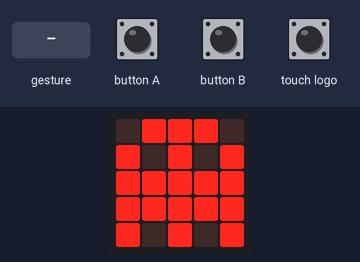
Simulated run of this program. Board: BBC micro:bit (MakeCode). Shown: the board's 5×5 LED display. The inputs (shaded band) are chosen by the test bench. Random numbers come from a fixed seed; a tilt is held for 1.5 s and a shake lasts 1 s, then the board lies face up again.

Above: at 1.6 s.
1.7 s: button A pressed for 0.15 s
At 3.0 s:
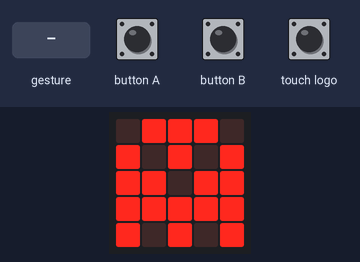
3.3 s: button B pressed for 0.15 s
At 4.6 s:
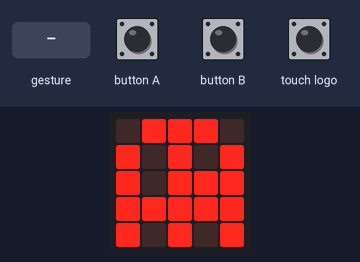
4.9 s: gesture 'shake'
At 6.3 s:
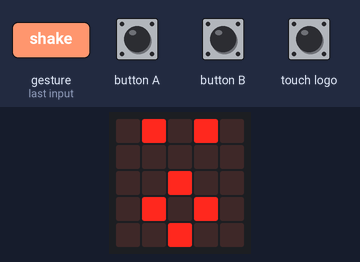
6.6 s: touch logo pressed for 0.15 s
At 7.5 s:
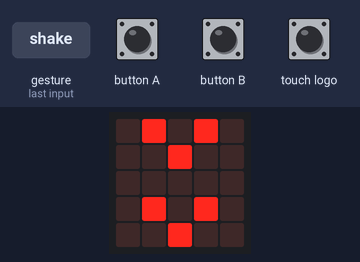
8.2 s: button A pressed for 0.15 s
At 8.8 s:
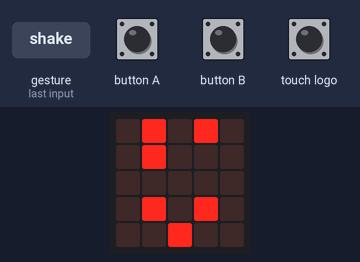
9.8 s: button A pressed for 0.15 s
At 11.2 s:
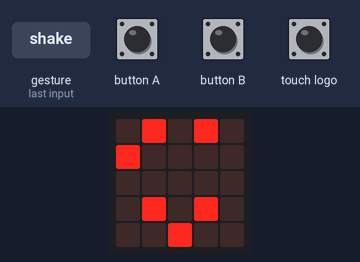
Timing chart, 0 to 12.4 s (numbered marks = the images above; inputs shaded):
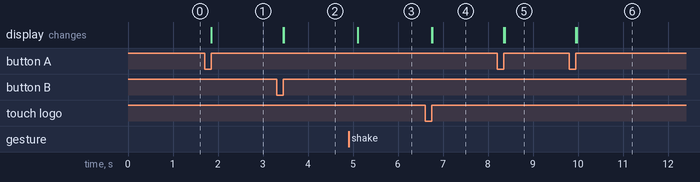

Measured:
- after the input at 1.7 s, the display: changes after 0.15 s (image 1)
- after the input at 3.3 s, the display: first changes after 0.15 s (image 2 shows a later state)
- after the input at 4.9 s, the display: changes after 0.20 s (image 3)
- after the input at 6.6 s, the display: first changes after 0.15 s (image 4 shows a later state)
- after the input at 8.2 s, the display: first changes after 0.15 s (image 5 shows a later state)
- after the input at 9.8 s, the display: first changes after 0.15 s (image 6 shows a later state)

The program:

main.ts
```typescript
function startGame () {
    chosenImage = shapes._pickRandom()
    chosenImage.showImage(0)
    x = 2
    y = 2
}
input.onButtonPressed(Button.A, function () {
    if (x > 0) {
        led.unplot(x, y)
        x += -1
    } else {
        music.play(music.builtinPlayableSoundEffect(soundExpression.hello), music.PlaybackMode.UntilDone)
    }
})
input.onButtonPressed(Button.B, function () {
    if (x < 4) {
        led.unplot(x, y)
        x += 1
    } else {
        music.play(music.builtinPlayableSoundEffect(soundExpression.sad), music.PlaybackMode.InBackground)
    }
})
input.onGesture(Gesture.Shake, function () {
    startGame()
})
input.onLogoEvent(TouchButtonEvent.Pressed, function () {
    led.unplot(x, y)
    if (y > 0) {
        y += -1
    } else {
        y = 4
    }
})
let y = 0
let x = 0
let chosenImage: Image = null
let shapes: Image[] = []
shapes = [
images.iconImage(IconNames.Heart),
images.iconImage(IconNames.Happy),
images.iconImage(IconNames.Ghost),
images.iconImage(IconNames.Snake),
images.iconImage(IconNames.Giraffe),
images.iconImage(IconNames.EighthNote),
images.iconImage(IconNames.SmallSquare),
images.iconImage(IconNames.Rollerskate),
images.iconImage(IconNames.Triangle),
images.iconImage(IconNames.Surprised),
images.iconImage(IconNames.Chessboard)
]
startGame()
basic.forever(function () {
    led.plot(x, y)
})
```

test.ts
```typescript
// les tests vont ici ; cela ne sera pas compilé si ce paquet est utilisé en tant qu'extension.
```
